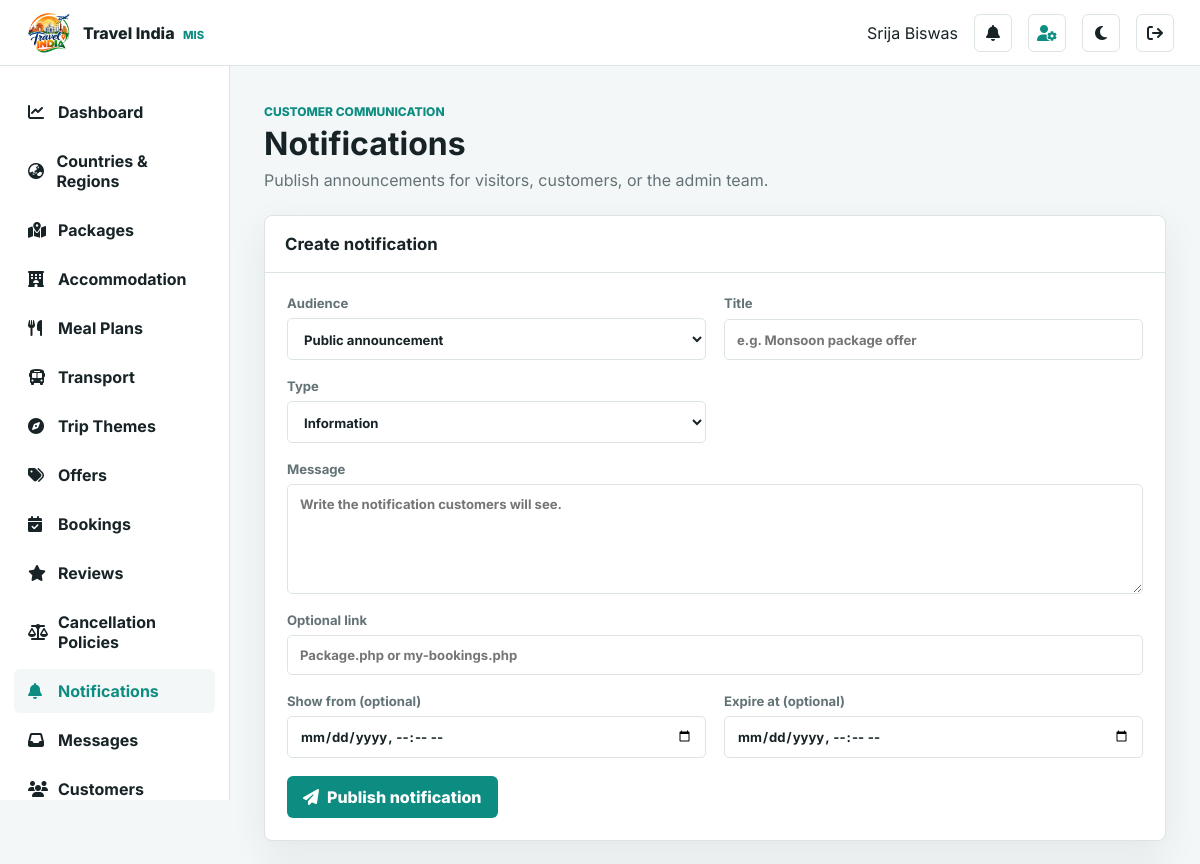
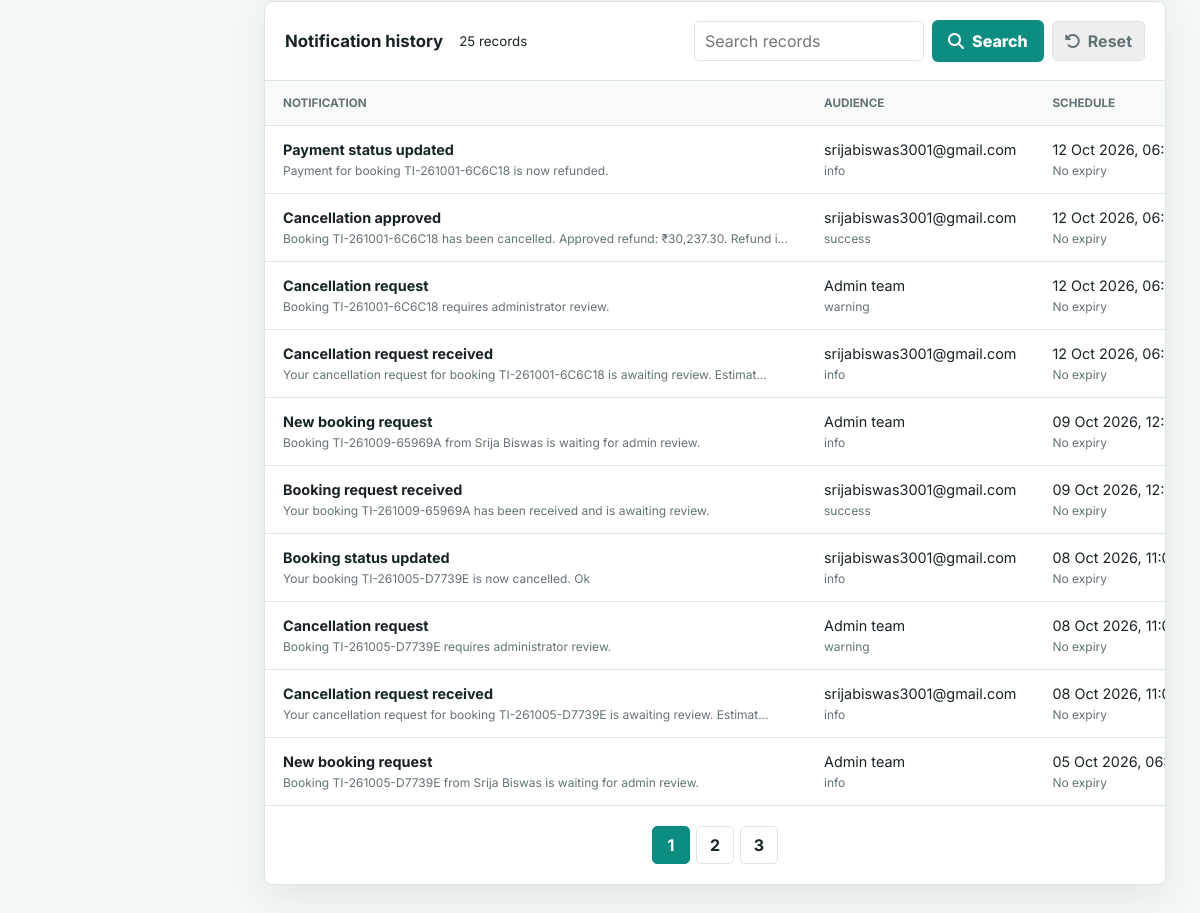
Page /admin/notifications.php (signed in) on the committed database (2 pictures, top to bottom).
### tables this page shows
CREATE TABLE `notifications` (
  `id` bigint NOT NULL AUTO_INCREMENT,
  `audience` varchar(20) NOT NULL DEFAULT 'public',
  `user_email` varchar(500) DEFAULT NULL,
  `title` varchar(160) NOT NULL,
  `message` text NOT NULL,
  `link` varchar(255) DEFAULT NULL,
  `type` varchar(30) NOT NULL DEFAULT 'info',
  `is_active` tinyint(1) NOT NULL DEFAULT '1',
  `starts_at` datetime DEFAULT NULL,
  `expires_at` datetime DEFAULT NULL,
  `created_by` int DEFAULT NULL,
  `created_at` timestamp NOT NULL DEFAULT CURRENT_TIMESTAMP,
  PRIMARY KEY (`id`),
  KEY `audience` (`audience`),
  KEY `user_email` (`user_email`),
  KEY `is_active` (`is_active`),
  KEY `created_at` (`created_at`)
);

### security.php (called while the page is built, shortened)
<?php
function e(mixed $value): string { return htmlspecialchars((string)$value, ENT_QUOTES, 'UTF-8'); }

### admin/notifications.php (the view, shortened to what this page needs)
<?php
require_once '_bootstrap.php';
$db=admin_db();
$pagination=admin_paginate($db,'SELECT COUNT(*) total FROM notifications',10);
$items=$db->query('SELECT n.*,a.name admin_name,(SELECT COUNT(*) FROM notification_reads r WHERE r.notification_id=n.id) read_count FROM notifications n LEFT JOIN admins a ON a.id=n.created_by ORDER BY n.created_at DESC LIMIT '.$pagination['limit'].' OFFSET '.$pagination['offset']);
$pageTitle='Notifications';include '_header.php';
?>
<div class="page-head"><div><span>Customer communication</span><h1>Notifications</h1><p>Publish announcements for visitors, customers, or the admin team.</p></div></div>
<section class="panel"><div class="panel-head"><h2>Create notification</h2></div><form method="post" class="admin-form" id="notification-form"><?php echo csrf_input();?><input type="hidden" name="action" value="create">
 <label>Audience<select name="audience" id="notification-audience"><option value="public">Public announcement</option><option value="user">Specific customer</option><option value="admin">Admin team</option></select></label>
 <label>Title<input name="title" maxlength="160" required placeholder="e.g. Monsoon package offer"></label><label>Type<select name="type"><option value="info">Information</option><option value="success">Success</option><option value="warning">Important</option></select></label>
 <label class="wide">Message<textarea name="message" required placeholder="Write the notification customers will see."></textarea></label><label class="wide">Optional link<input name="link" maxlength="255" placeholder="Package.php or my-bookings.php"></label>
 <label>Show from (optional)<input type="datetime-local" name="starts_at"></label><label>Expire at (optional)<input type="datetime-local" name="expires_at"></label>
 <div class="form-actions"><button><i class="fa-solid fa-paper-plane"></i> Publish notification</button></div>
</form></section>
<section class="panel"><div class="panel-head"><h2>Notification history</h2><small><?php echo (int)$pagination['total'];?> records</small></div><div class="table-wrap"><table><thead><tr><th>Notification</th><th>Audience</th><th>Schedule</th><th>Reads</th><th>Status</th><th>Actions</th></tr></thead><tbody>
<?php while($item=$items->fetch_assoc()):?><tr><td><strong><?php echo e($item['title']);?></strong><small><?php echo e(mb_strimwidth($item['message'],0,85,'...'));?></small></td><td><?php echo $item['audience']==='public'?'Everyone':($item['audience']==='admin'?'Admin team':e($item['user_email']));?><small><?php echo e($item['type']);?></small></td><td><?php echo e(date('d M Y, h:i A',strtotime($item['created_at'])));?><small><?php echo $item['expires_at']?'Ends '.e(date('d M Y',strtotime($item['expires_at']))):'No expiry';?></small></td></tr><?php endwhile;?>
</tbody></table></div><?php admin_pagination($pagination);?></section>
<?php include '_footer.php';?>

### css/admin.css (style rules this page uses)
:root { --ink:#172326;--muted:#637276;--page:#f4f7f7;--surface:#fff;--line:#dce4e5;--brand:#0d8d82;--brand-dark:#087167;--accent:#f59b35;--danger:#a93636;--shadow:0 12px 35px rgba(20,45,49,.08) }
* { box-sizing:border-box }
body { margin:0;background:var(--page);color:var(--ink);font-family:Inter,"Segoe UI",sans-serif }
button,input,select,textarea { font:inherit }
.page-head { display:flex;align-items:flex-end;justify-content:space-between;gap:20px;margin-bottom:25px }
.page-head>div>span { color:var(--brand);font-size:.75rem;font-weight:800;text-transform:uppercase }
.page-head h1 { margin:4px 0 0;font-size:2rem }
.primary-btn,.admin-form button,.message-card button,.auth-panel button { display:inline-flex;align-items:center;justify-content:center;gap:8px;min-height:42px;padding:0 16px;border:0;border-radius:6px;background:var(--brand);color:#fff;font-weight:800;cursor:pointer }
.panel,.message-card { margin-bottom:24px;border:1px solid var(--line);border-radius:8px;background:var(--surface);box-shadow:var(--shadow) }
.panel-head { display:flex;align-items:center;justify-content:space-between;padding:18px 20px;border-bottom:1px solid var(--line) }
.panel-head h2 { margin:0;font-size:1.05rem }
.table-wrap { overflow:auto }
table { width:100%;border-collapse:collapse }
th,td { padding:15px 18px;border-bottom:1px solid var(--line);text-align:left;vertical-align:middle;white-space:nowrap }
th { background:#f8fafa;color:var(--muted);font-size:.73rem;text-transform:uppercase }
td { font-size:.9rem }
td small { display:block;margin-top:5px;color:var(--muted) }
.admin-form { display:grid;grid-template-columns:repeat(2,minmax(0,1fr));gap:18px;padding:22px }
.admin-form label,.auth-panel label { display:grid;gap:7px;color:var(--muted);font-size:.82rem;font-weight:700 }
.admin-form input,.admin-form select,.admin-form textarea,.auth-panel input,.inline-workflow input,.inline-workflow select,.message-card textarea,.message-card select { width:100%;padding:11px 12px;border:1px solid var(--line);border-radius:5px;background:#fff;color:var(--ink) }
.admin-form textarea { min-height:110px;resize:vertical }
.admin-form .wide { grid-column:1/-1 }
.form-actions { grid-column:1/-1 }
.page-head p { max-width:680px;margin:7px 0 0;color:var(--muted) }
:root { --admin-field-bg:var(--surface);--admin-sidebar-bg:var(--surface);--admin-sidebar-ink:var(--ink);--admin-sidebar-hover:var(--page);--admin-sidebar-active:var(--brand);--admin-soft-bg:#e5f5f3;--admin-soft-ink:#12665f;--admin-soft-border:#9ddbd4;--admin-danger-bg:#faeaea;--admin-danger-border:#e8b8b8 }
.admin-form input,.admin-form select,.admin-form textarea,.auth-panel input,.inline-workflow input,.inline-workflow select,.message-card textarea,.message-card select { background:var(--admin-field-bg) }
html { min-width:320px;background:var(--page) }
body { min-width:320px;overflow-x:hidden }
.admin-content>.panel,.admin-content>.report-grid,.admin-content>.message-grid,.admin-content>.booking-detail-grid { max-width:100% }
.table-wrap { width:100%;max-width:100%;overflow-x:auto;-webkit-overflow-scrolling:touch }
.table-wrap table { min-width:760px }
.admin-form>* { min-width:0 }
.admin-form input,.admin-form select,.admin-form textarea { max-width:100% }
.panel-head:has(.directory-tools) { gap:16px;flex-wrap:wrap }

### rows in the picture
notifications: title "Payment status updated", message "Payment for booking TI-261001-6C6C18 is now refunded.", user_email "srijabiswas3001@gmail.com", type "info", created_at "12 Oct 2026,…", shows "No expiry"
notifications: title "Cancellation approved", message "Booking TI-261001-6C6C18 has been cancelled. Approved refund: ₹30,237.30. Refund i...", user_email "srijabiswas3001@gmail.com", type "success", created_at "12 Oct 2026,…", shows "No expiry"
notifications: title "Cancellation request", message "Booking TI-261001-6C6C18 requires administrator review.", audience "Admin team", type "warning", created_at "12 Oct 2026,…", shows "No expiry"
notifications: title "Cancellation request received", message "Your cancellation request for booking TI-261001-6C6C18 is awaiting review. Estimat...", user_email "srijabiswas3001@gmail.com", type "info", created_at "12 Oct 2026,…", shows "No expiry"
notifications: title "New booking request", message "Booking TI-261009-65969A from Srija Biswas is waiting for admin review.", audience "Admin team", type "info", created_at "09 Oct 2026,…", shows "No expiry"
notifications: title "Booking request received", message "Your booking TI-261009-65969A has been received and is awaiting review.", user_email "srijabiswas3001@gmail.com", type "success", created_at "09 Oct 2026,…", shows "No expiry"
notifications: title "Booking status updated", message "Your booking TI-261005-D7739E is now cancelled. Ok", user_email "srijabiswas3001@gmail.com", type "info", created_at "08 Oct 2026,…", shows "No expiry"
notifications: title "Cancellation request", message "Booking TI-261005-D7739E requires administrator review.", audience "Admin team", type "warning", created_at "08 Oct 2026,…", shows "No expiry"
notifications: title "Cancellation request received", message "Your cancellation request for booking TI-261005-D7739E is awaiting review. Estimat...", user_email "srijabiswas3001@gmail.com", type "info", created_at "08 Oct 2026,…", shows "No expiry"
notifications: title "New booking request", message "Booking TI-261005-D7739E from Srija Biswas is waiting for admin review.", audience "Admin team", type "info", created_at "05 Oct 2026,…", shows "No expiry"

### other values in the picture
$_SESSION['admin_name'] "Srija Biswas"
$item[1] "Dashboard"
$item[1] "Countries & Regions"
$item[1] "Packages"
$item[1] "Accommodation"
$item[1] "Meal Plans"
$item[1] "Transport"
$item[1] "Trip Themes"
$item[1] "Offers"
$item[1] "Bookings"
$item[1] "Reviews"
$item[1] "Cancellation Policies"
$item[1] "Notifications"
$item[1] "Messages"
$item[1] "Customers"
